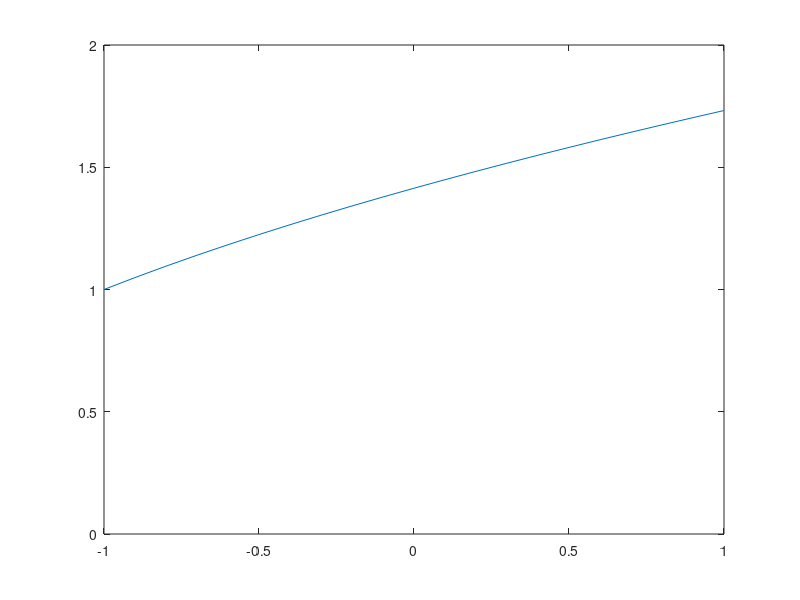

Reproduce this figure in MATLAB. (Note: this script raises an error after producing the figure.)


%start from 0, increase with 1, go to 365
x=[-1:0.1:1];

%use the equation for plotting
y=sqrt(x+2);

%plot the graph
plot(x,y);

ylim([0 2]);

%{
 
    A a)

    Vi r?knade ut arean som en triangel och rektangel.
    Area triangel = ca 0.72
    Area rektangel = 2
    ca 2.72 tillsammans

    A b) 

    ((x+2)^1.5)/1.5 = 2.7974349484
    
    

%}



h=1/8;

%calculate one more than we need so we can use it to extrapolate the second
%last value
iterations=6;

i=1;

Ths=[];
Errors=[];
ExtapolatedValues=[];
ExtrapolatedErrors=[];

Hs=[];


while(i<=iterations)
    
    %calculate an array with x-values based on step size h
    x_values=[-1:h:1];
    y_values=[];

    counter=1;
    format long e

    %find y-values that correspond to the  x-values
    for x = x_values
        y_values(counter,1)=sqrt(x+2);

        counter=counter+1;
    end



    Ths(i,1)=h*( sum(y_values) - (y_values(1,1) + y_values(numel(y_values),1))/2  );
    Errors(i,1)=abs(quad(@myfun,-1,1)-Ths(i,1));

    Hs(i,1)=h;
    
    h=h/2;
    i=i+1;

end

i=1;

while(i<iterations)
     %we use    F?=F2 + (F2-F1)/Q^P-1
     %Q = 2 P=2 f?r att felet blir 4 ganger mindre varje gang
     %och H minskar med faktorn tva. 2^X=4. da ar X=2 och X=P
     ExtapolatedValues(i,1)=Ths(i+1,1)+(Ths(i+1,1)-Ths(i,1))/(2^2 - 1);
     
     ExtrapolatedErrors(i,1)=abs(quad(@myfun,-1,1)-ExtapolatedValues(i,1));
     
     i=i+1;
end

%{
    
    P pa 'vanliga' varden ar 2.

    N?r man extrapolerar f?rsvinner den ledande termen
    i 'felserien' och n?sta potens i serien ?r 4.
    Allts? ?r P=4.

%}


%plot the graph

figure
loglog(Hs,Errors);

hold on

loglog([1e-2 1e-1],[1e-6 1e-4],'--')


%{
    HOW TO PLOT???!
    LOGLOG, LINEAR, COMPARE, GET SLOPE, FIND P FROM PLOT
%}









